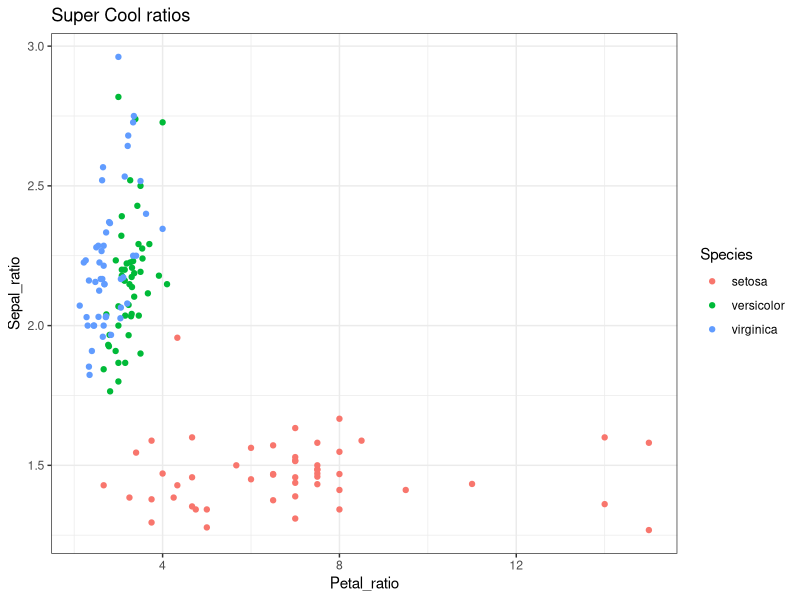

This chart was generated by the following R code:
# Test file
### A demo for pull requests

library(tidyverse)

data <- iris %>%
  mutate(Petal_ratio = Petal.Length/Petal.Width,
         Sepal_ratio = Sepal.Length/Sepal.Width)

ggplot(data) +
  geom_point(aes(Petal_ratio, Sepal_ratio, color = Species)) +
  labs(title = "Super Cool ratios") +
  theme_bw()
